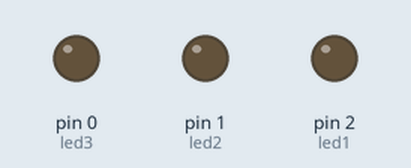
The sketch below on a simulated Arduino Uno, built with avr-gcc and run on an emulated ATmega328P. Parts: output pins drawn as LEDs (lit = HIGH).

Above: at 0.1 s.
At 29.2 s:
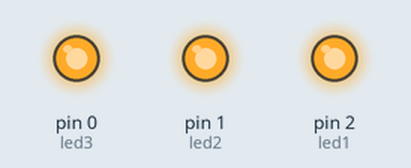
At 31.44 s:
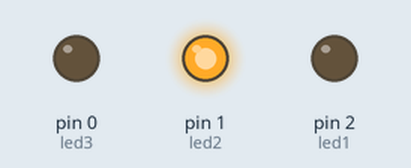
At 34.32 s:
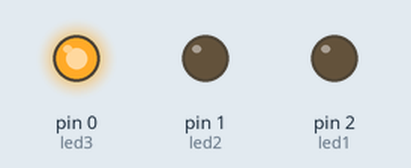
At 39.9 s:
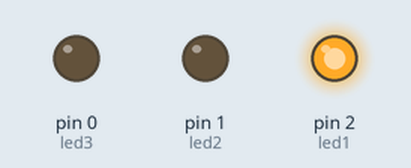
Timing chart, 0 to 40.0 s (numbered marks = the images above):
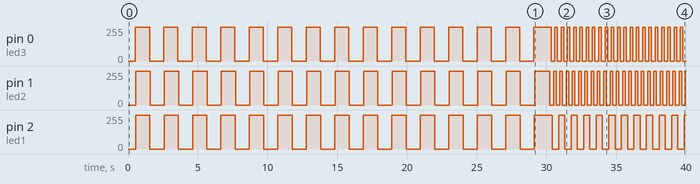

Measured:
- by itself, pin 0 (led3): goes 14 × (255/255 1.0 s, 0/255 1.0 s), 255/255 1.2 s, 21 × (0/255 0.27 s, 255/255 0.18 s), then 0/255
- by itself, pin 1 (led2): goes 14 × (255/255 1.0 s, 0/255 1.0 s), 255/255 1.1 s, 21 × (0/255 0.27 s, 255/255 0.18 s), 0/255 0.27 s, then 255/255
- by itself, pin 2 (led1): goes 14 × (255/255 1.0 s, 0/255 1.0 s), 255/255 1.3 s, 10 × (0/255 0.45 s, 255/255 0.45 s), 0/255 0.45 s, then 255/255

The sketch:

xmas2017.ino
```cpp
int led1 = 2;
int led2 = 1;
int led3 = 0;
int brightness = 0;
int fadeAmount = 5;
int counterMax = 500;
int interval = 90;

void setup() {
  pinMode(led1, OUTPUT);
  pinMode(led2, OUTPUT);
  pinMode(led3, OUTPUT);
}

void loop() {
  for (int counter=1;counter<counterMax;counter++)
  {
    analogWrite(led1, brightness);
    brightness = brightness + fadeAmount;
    if (brightness == 0 || brightness == 255) {
      fadeAmount = -fadeAmount ;
    }
    delay(20);
    analogWrite(led2, brightness);
    brightness = brightness + fadeAmount;
    if (brightness == 0 || brightness == 255) {
      fadeAmount = -fadeAmount ;
    }
    delay(20);
    analogWrite(led3, brightness);
    brightness = brightness + fadeAmount;
    if (brightness == 0 || brightness == 255) {
      fadeAmount = -fadeAmount ;
    }
    delay(20);
  }
  for (int counter=1;counter<counterMax/10;counter++)
  {
    digitalWrite(led1, HIGH);
    delay(interval);
    digitalWrite(led2, HIGH);
    delay(interval);
    digitalWrite(led3, HIGH);
    delay(interval);
    digitalWrite(led2, LOW);
    delay(interval);
    digitalWrite(led3, LOW);
    delay(interval);
    digitalWrite(led1, LOW);
    delay(interval);
    digitalWrite(led2, HIGH);
    delay(interval);
    digitalWrite(led3, HIGH);
    delay(interval);
    digitalWrite(led2, LOW);
    delay(interval);
    digitalWrite(led3, LOW);
    delay(interval);
  }
  interval = 1;
  for (int counter=1;counter<counterMax*10;counter++)
  {
    digitalWrite(led1, HIGH);
    delay(interval);
    digitalWrite(led2, HIGH);
    delay(interval);
    digitalWrite(led3, HIGH);
    delay(interval);
    digitalWrite(led2, LOW);
    delay(interval);
    digitalWrite(led3, LOW);
    delay(interval);
    digitalWrite(led1, LOW);
    delay(interval);
    digitalWrite(led2, HIGH);
    delay(interval);
    digitalWrite(led3, HIGH);
    delay(interval);
    digitalWrite(led2, LOW);
    delay(interval);
    digitalWrite(led3, LOW);
    delay(interval);
  }
  interval = 90;
}
```
